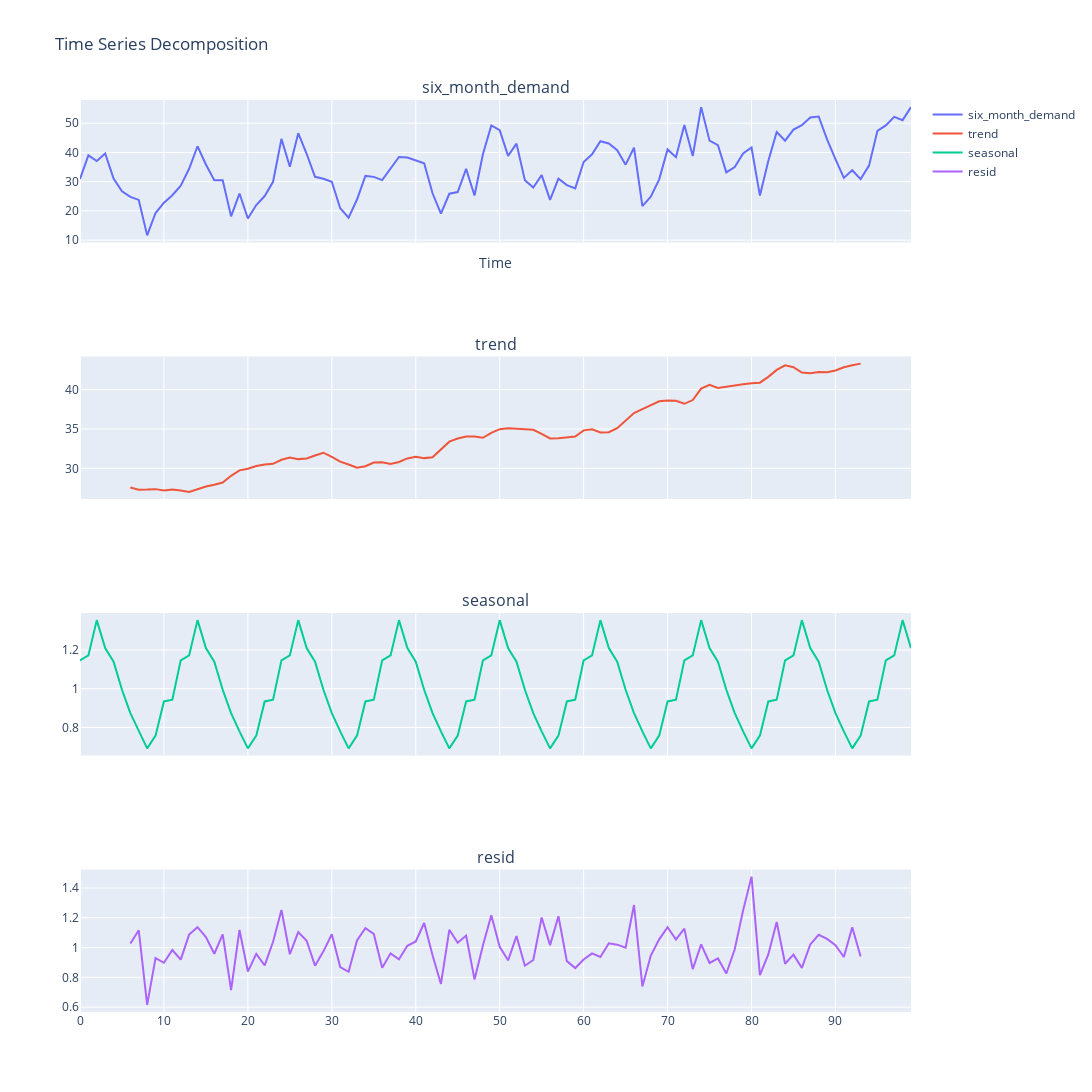

Notebook source saved alongside this figure:
### Code cell
from statsmodels.tsa.seasonal import seasonal_decompose, STL, MSTL

decomposition = seasonal_decompose(df['six_month_demand'], model='multiplicative', period=12)
plot_components(decomposition)
